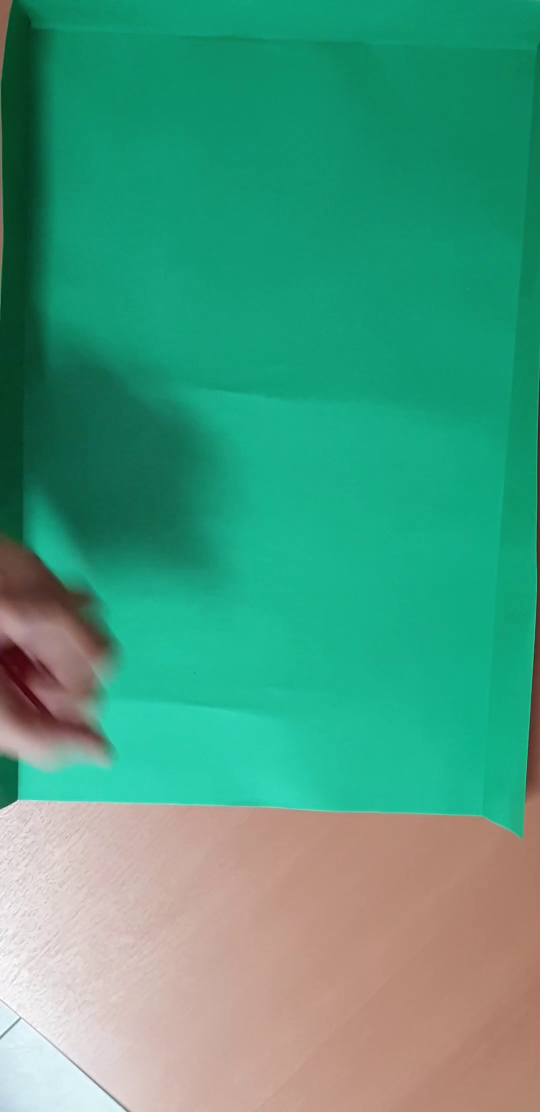
#> input picture frame 14 of TP3/videos/tirada_2.mp4, 1080 x 2224 px (shown at 1/2 size)
$ python tpt.py   (older library calls are emulated)
#> lines starting #> are read from the running program, lines starting #| are printed output that depends on the picture; after the words box and inside, x2 and y2 are one past the last pixel; in counts of white or black regions, pixels touching at a corner belong together
### TP3/customlib.py
############################################################################################
#                                                                                          #
#                              PROCESAMIENTO DE IMÁGENES 1                                 #
#                                 TRABAJO PRÁCTICO N°3                                     #
#                                                                                          #
#          GRUPO N°16: Gonzalo Asad, Sergio Castells, Agustín Alsop, Rocio Hachen          #
#                                                                                          #
#                                 Librería de Funciones                                    #
#                                                                                          #
############################################################################################

import cv2
import numpy as np
import matplotlib.pyplot as plt
import os
from collections import Counter

# ******************************************************************************************
# *                               Declaración de Funciones                                 *
# ******************************************************************************************

def roiDetect(img: np.ndarray, percent: int=5, thresh: int=100, save: bool=False) -> tuple[int, int, int, int]:

    """
    Detecta una región específica en una imagen utilizando procesamiento de color y segmentación de componentes conectados,
    y retorna un rectángulo ajustado con un margen proporcional basado en un porcentaje especificado.

    Parámetros:
        frame: Imagen de entrada en formato BGR.
        percent: Porcentaje del margen a ajustar en los bordes del rectángulo detectado.
                    Debe ser un número entero entre 1 y 25. Por defecto, es 5%.
        thresh: Valor de umbral para obtener una máscara binaria.
        save: Si se establece en 'True' guarda la imagen procesada en la carpeta `./frames`.

    Retorno:
        Coordenadas del área detectada: (x_ini, x_fin, y_ini, y_fin).

    """
    # Validación del parámetro 'img'
    if not isinstance(img, np.ndarray):
        raise ValueError("El parámetro 'img' debe ser una imagen de tipo numpy.ndarray.")

    # Validación del parámetro 'percentage'
    if not isinstance(percent, int) or not (1 <= percent <= 25):
        raise ValueError("El parámetro 'porc' debe ser un número entero entre 1 y 25.")

    # Validación del parámetro 'thresh'
    if not isinstance(thresh, int) or not (1 <= thresh <= 255):
        raise ValueError("El parámetro 'thresh' debe ser un número entero entre 1 y 255.")

    # Validación del parámetro 'save'
    if not isinstance(save, bool):
        raise ValueError("El parámetro 'save' debe ser un valor booleano (True o False).")

    # frame_test = frame.copy()

    # Conviersión de la imagen de entrada de formato BGR a LAB.
    img_test = cv2.cvtColor(img, cv2.COLOR_BGR2LAB)

    # Separación de los canales de la imagen LAB y umbralado del canal 'A'.
    L, A, B = cv2.split(img_test)

    _, thresh_img = cv2.threshold(A, thresh=thresh, maxval=255, type=cv2.THRESH_BINARY_INV)

    # Detección de componentes conectadas.
    num_labels, labels, stats, centroids = cv2.connectedComponentsWithStats(thresh_img, 8, cv2.CV_32S)

    # Calcula de los vértices de la región detectada, considerando el márgen de ajuste.
    x,y,w,h,a = stats[1]

    x_ini = round(x+(w*(percent/100)))
    y_ini = round(y+(h*(percent/100)))
    x_fin = round(x+(w*(1 - percent/100)))
    y_fin = round(y+(h*(1 - percent/100)))

    # Opcional: Se guarda la imagen procesada en la carpeta `./frames`.
    if save:
        os.makedirs("./frames", exist_ok = True)  # Si no existe, crea la carpeta 'frames' en el directorio actual.

        cv2.rectangle(img, (x_ini, y_ini), (x_fin, y_fin), (0, 255, 0), 3)

        cv2.imwrite(os.path.join("./frames", f"Area_Detectada.jpg"), img)


    return (x_ini, x_fin, y_ini, y_fin)


# ******************************************************************************************
# ******************************************************************************************


# [318 lines left out: functions centroidsDetect, motionDetector, diceValue, gameAnalyzer, setReset, insertPicture, not called in this run]

### TP3/tpt.py
############################################################################################
#                                                                                          #
#                              PROCESAMIENTO DE IMÁGENES 1                                 #
#                                 TRABAJO PRÁCTICO N°3                                     #
#                                                                                          #
#          GRUPO N°16: Gonzalo Asad, Sergio Castells, Agustín Alsop, Rocio Hachen          #
#                                                                                          #
#                               Problema 1 - Cinco dados                                   #
#                                                                                          #
############################################################################################

# Librerías
import cv2
import numpy as np
import matplotlib.pyplot as plt
from sqlalchemy import false
from customlib import *
import os

os.makedirs("./frames", exist_ok = True)  # Si no existe, crea la carpeta 'frames' en el directorio actual.

# --- Leer un video --------------------------------------------
cap = cv2.VideoCapture('./videos/tirada_2.mp4')  # Abre el archivo de video especificado ('tirada_1.mp4') para su lectura.
width = int(cap.get(cv2.CAP_PROP_FRAME_WIDTH))  # Obtiene el ancho del video en píxeles usando la propiedad CAP_PROP_FRAME_WIDTH.
height = int(cap.get(cv2.CAP_PROP_FRAME_HEIGHT))  # Obtiene la altura del video en píxeles usando la propiedad CAP_PROP_FRAME_HEIGHT.
fps = int(cap.get(cv2.CAP_PROP_FPS))  # Obtiene los cuadros por segundo (FPS) del video usando CAP_PROP_FPS.
# n_frames = int(cap.get(cv2.CAP_PROP_FRAME_COUNT)) # Obtiene el número total de frames en el video usando CAP_PROP_FRAME_COUNT.
#print(fps)
frame_number = 0
centroids_ant = [(0,0),(0,0),(0,0),(0,0),(0,0)]
while (cap.isOpened()): # Verifica si el video se abrió correctamente.

    ret, frame = cap.read() # 'ret' indica si la lectura fue exitosa (True/False) y 'frame' contiene el contenido del frame si la lectura fue exitosa.
#> frame is the input picture: shape (2224, 1080, 3); mean B, G, R 127.1, 155.3, 72.1

    if ret == True:

        frame = cv2.resize(frame, dsize=(int(width/3), int(height/3))) # Redimensiona el frame capturado.
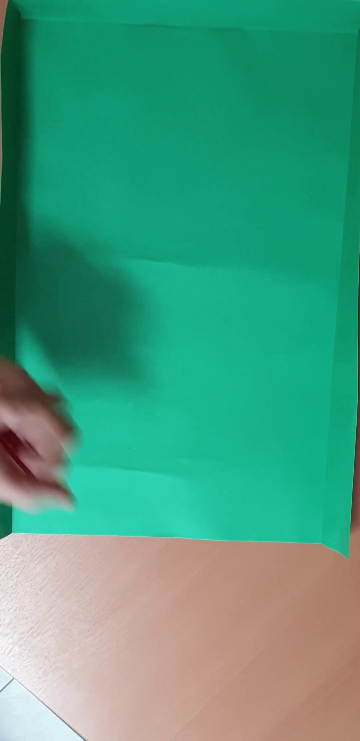
#> frame: shape (741, 360, 3); mean B, G, R 127, 155.3, 72

        # Detección de Región de Interés (paño)
        if frame_number == 0:
            x_ini, x_fin, y_ini, y_fin = roiDetect(img=frame, percent=5, thresh=110, save=True)
#> in roiDetect, `img_test = cv2.cvtColor(img, cv2.COLOR_BGR2LAB)`: img_test: shape (741, 360, 3); mean of channels 0, 1, 2 152.7, 102.1, 137.8
#> in roiDetect, `L, A, B = cv2.split(img_test)`:
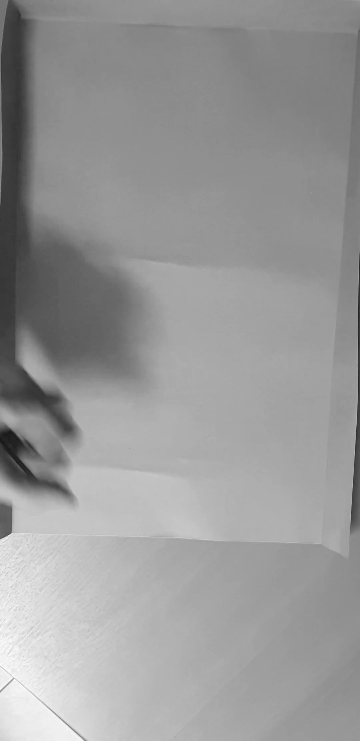
#> L: shape (741, 360); min 25, max 255, mean 152.7
#> in roiDetect, `L, A, B = cv2.split(img_test)`:
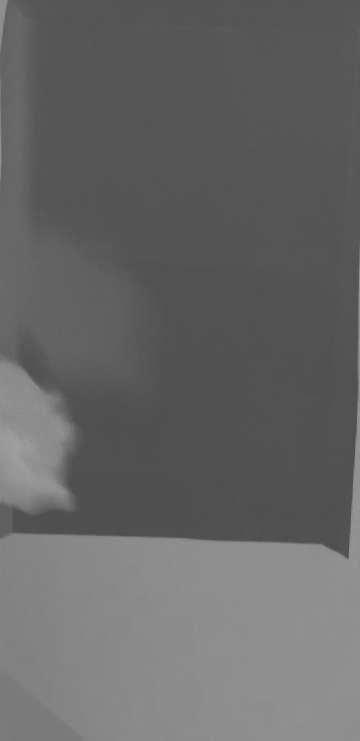
#> A: shape (741, 360); min 77, max 158, mean 102.1
#> in roiDetect, `L, A, B = cv2.split(img_test)`:
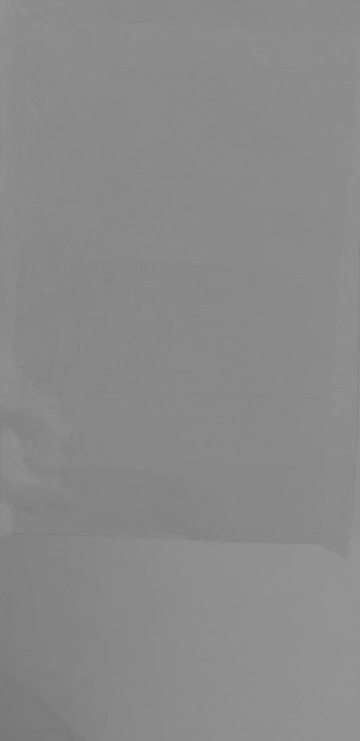
#> B: shape (741, 360); min 120, max 148, mean 137.8
#> in roiDetect, `_, thresh_img = cv2.threshold(A, thresh=thresh, maxval=255, type=cv2.T..`:
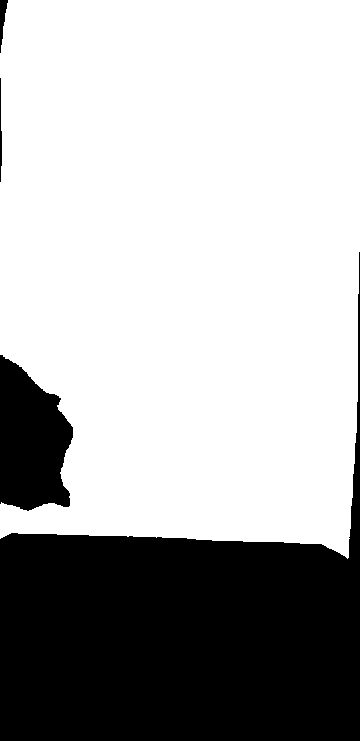
#> thresh_img: shape (741, 360); 69.1% white; 4 black regions, box (x1, y1, x2, y2) and area: (0, 252, 360, 741) 73709, (0, 355, 73, 511) 8384, (0, 0, 8, 53) 210, (0, 78, 2, 182) 139
#> in roiDetect, `num_labels, labels, stats, centroids = cv2.connectedComponentsWithStat..`: num_labels = 2; stats = [[0, 0, 360, 741, 82442], [0, 0, 360, 559, 184318]]; centroids = [[164.1, 614.5], [186.4, 260.6]]
#> in roiDetect, `x,y,w,h,a = stats[1]`: x = 0; w = 360; h = 559; a = 184318
#> in roiDetect, `x_ini = round(x+(w*(percent/100)))`: x_ini = 18
#> in roiDetect, `y_ini = round(y+(h*(percent/100)))`: y_ini = 28
#> in roiDetect, `x_fin = round(x+(w*(1 - percent/100)))`: x_fin = 342
#> in roiDetect, `y_fin = round(y+(h*(1 - percent/100)))`: y_fin = 531
#> in roiDetect, `cv2.rectangle(img, (x_ini, y_ini), (x_fin, y_fin), (0, 255, 0), 3)`:
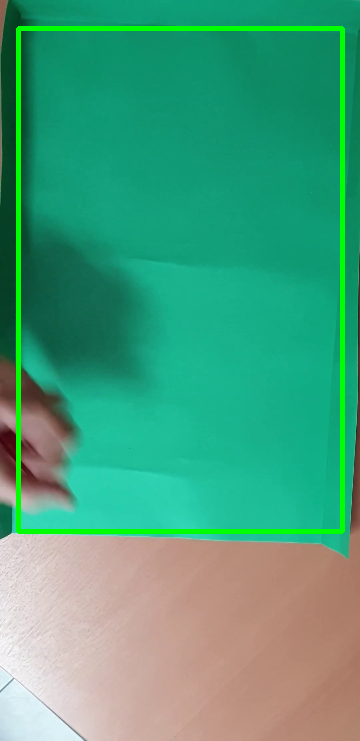
#> img: shape (741, 360, 3); 3.1% of pixels changed, all inside (x1, y1, x2, y2) = (16, 26, 345, 534)
#> x_ini = 18; x_fin = 342; y_ini = 28; y_fin = 531


        if (frame_number) > 0: # Ver de Eliminar esto
            frame_crop = frame[y_ini:y_fin, x_ini:x_fin]

            frame_crop_bgr = cv2.cvtColor(frame_crop, cv2.COLOR_BGR2LAB)

            L, A, B = cv2.split(frame_crop_bgr)

            flag, centroids, stats = centroidsDetect(img=A, th_min=95, min_area=100, max_area=900, jump=1)

            # Comparación de Centroides
            if flag:   # Se detectaron los 5 dados
                pass


            ######

            for stat in stats:
                x,y,w,h,a = stat
                if a < max_area and a > min_area:
                    if a < ((x_fin-x_ini)*(y_fin-y_ini)*0.95):
                        cv2.rectangle(frame_crop, (x, y), (x+w, y+h), (255, 0, 0), 1)

                        frame_l_crop = L[y:y+h, x:x+w]

                        _, thresh_img_l = cv2.threshold(frame_l_crop, thresh=195, maxval=255, type=cv2.THRESH_BINARY)

                        num_labels, labels, stats, centroids = cv2.connectedComponentsWithStats(thresh_img_l, 8, cv2.CV_32S)

                        font = cv2.FONT_HERSHEY_SIMPLEX

                        cv2.putText(frame_crop, f'N {num_labels-1}', (x, y-5), font, 0.3, (255, 255, 255), 1, cv2.LINE_AA)


        cv2.imshow('Frame', frame) # Muestra el frame redimensionado.

        # cv2.imwrite(os.path.join("frames", f"frame_{frame_number}.jpg"), frame) # Guarda el frame en el archivo './frames/frame_{frame_number}.jpg'.

        frame_number += 1
        if cv2.waitKey(25) & 0xFF == ord('q'): # Espera 25 milisegundos a que se presione una tecla. Si se presiona 'q' se rompe el bucle y se cierra la ventana.
#> (key q is pressed here)
            break
    else:
        break
#print(frame_number)

cap.release() # Libera el objeto 'cap', cerrando el archivo.
cv2.destroyAllWindows() # Cierra todas las ventanas abiertas.

$ run again, starting later in the video
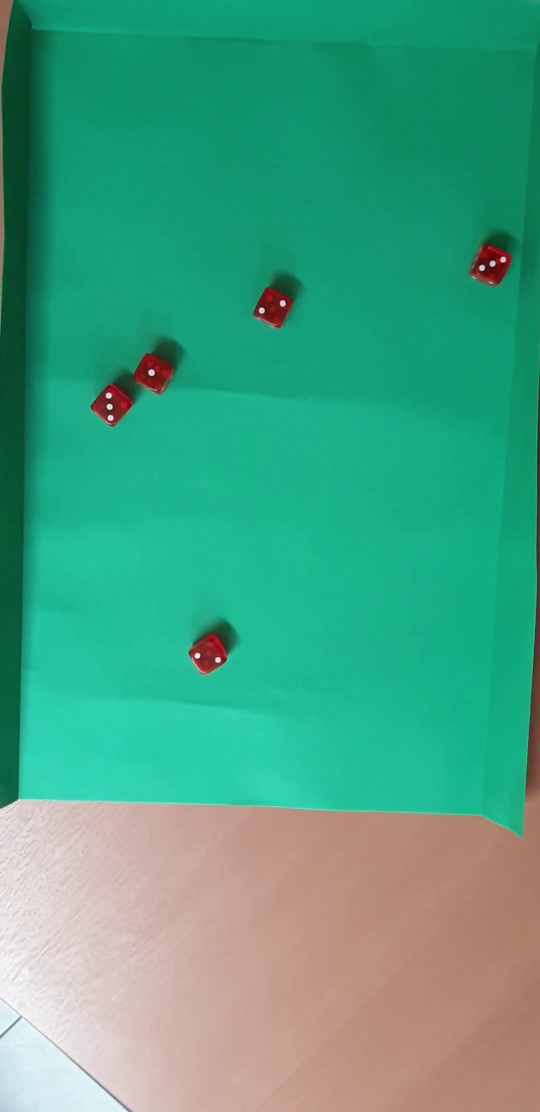
#> input picture frame 65 of TP3/videos/tirada_2.mp4, 1080 x 2224 px (shown at 1/2 size)
#> frame is the input picture: shape (2224, 1080, 3); mean B, G, R 131, 161, 71.6
#> frame: shape (741, 360, 3)
#> img_test: shape (741, 360, 3); mean of channels 0, 1, 2 157.6, 100.2, 138.3
#> in roiDetect, `_, thresh_img = cv2.threshold(A, thresh=thresh, maxval=255, type=cv2.T..`:
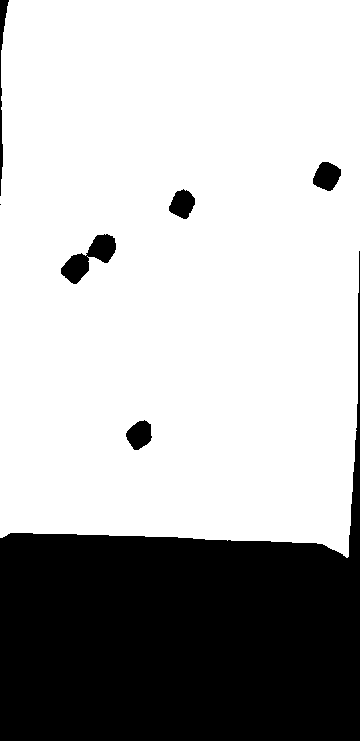
#> thresh_img: shape (741, 360); 71.1% white; 7 black regions (1 under 20 px), largest, box (x1, y1, x2, y2) and area: (0, 251, 360, 741) 73922, (61, 234, 116, 284) 1166, (313, 162, 341, 191) 577, (126, 420, 152, 450) 538, (169, 189, 195, 219) 530, (0, 0, 9, 196) 493
#> num_labels = 2; stats = [[0, 0, 360, 741, 77227], [0, 0, 360, 558, 189533]]; centroids = [[178.4, 619.3], [179.9, 268.4]]
#> x = 0; w = 360; h = 558; a = 189533
#> in roiDetect, `x_ini = round(x+(w*(percent/100)))`: x_ini = 18
#> in roiDetect, `y_ini = round(y+(h*(percent/100)))`: y_ini = 28
#> in roiDetect, `x_fin = round(x+(w*(1 - percent/100)))`: x_fin = 342
#> in roiDetect, `y_fin = round(y+(h*(1 - percent/100)))`: y_fin = 530
#> in roiDetect, `cv2.rectangle(img, (x_ini, y_ini), (x_fin, y_fin), (0, 255, 0), 3)`:
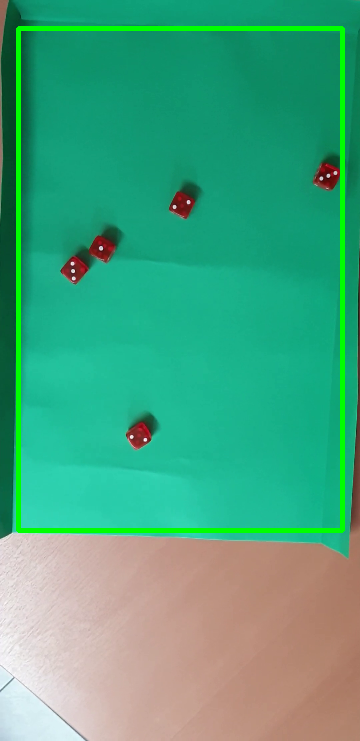
#> img: shape (741, 360, 3); mean B, G, R 127.5, 164.2, 71
#> `x_ini, x_fin, y_ini, y_fin = roiDetect(img=frame, percent=5, thresh=11..`: x_ini = 18; x_fin = 342; y_ini = 28; y_fin = 530

$ run again, starting later in the video
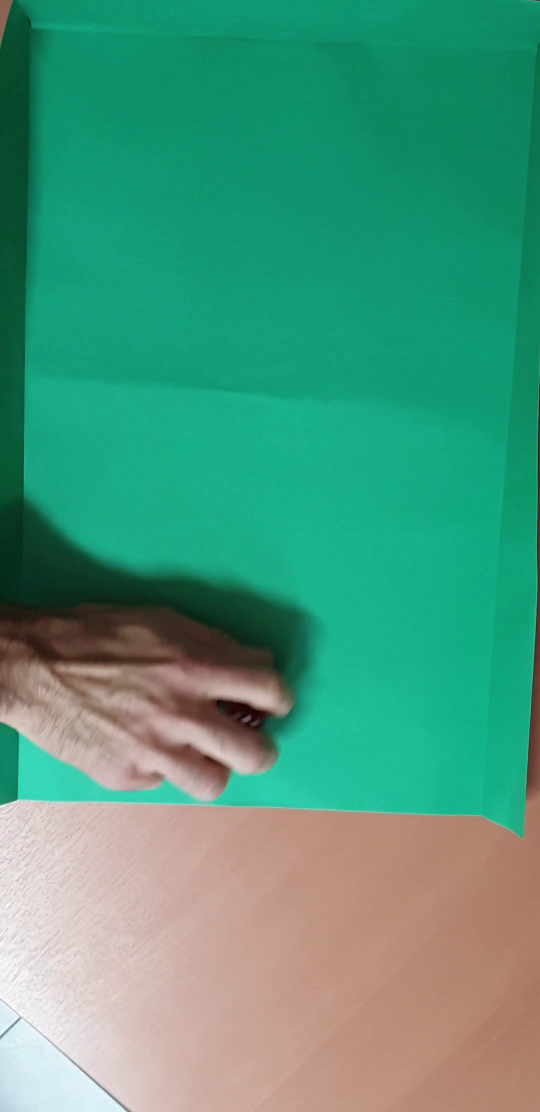
#> input picture frame 116 of TP3/videos/tirada_2.mp4, 1080 x 2224 px (shown at 1/2 size)
#> frame is the input picture: shape (2224, 1080, 3); mean B, G, R 124.4, 152.2, 76.6
#> frame: shape (741, 360, 3)
#> img_test: shape (741, 360, 3); mean of channels 0, 1, 2 150.5, 104.2, 138.3
#> thresh_img: shape (741, 360); 64.4% white; 14 black regions (11 under 20 px), largest, box (x1, y1, x2, y2) and area: (0, 257, 360, 741) 73653, (0, 374, 196, 534) 21054, (0, 0, 9, 29) 124
#> in roiDetect, `num_labels, labels, stats, centroids = cv2.connectedComponentsWithStat..`:
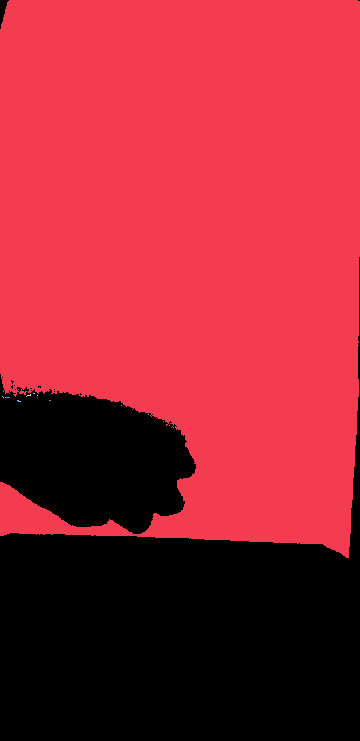
#> labels: shape (741, 360) int32; 14 distinct labels, from 0 to 13; one colour per label, 0 black
#> num_labels = 14; stats = 14 rows, first 6: [0, 0, 360, 741, 94860], [0, 0, 360, 558, 171872], [33, 393, 2, 1, 2], [26, 394, 5, 3, 6], [37, 395, 1, 1, 1], [2, 396, 2, 2, 2]; centroids = 14 rows, first 8: [159.9, 596.5], [190.4, 245], [33.5, 393], [28.33, 395], [37, 395], [2.5, 396.5], [7, 397], [37, 397]
#> x = 0; w = 360; h = 558; a = 171872
#> in roiDetect, `x_ini = round(x+(w*(percent/100)))`: x_ini = 18
#> in roiDetect, `y_ini = round(y+(h*(percent/100)))`: y_ini = 28
#> in roiDetect, `x_fin = round(x+(w*(1 - percent/100)))`: x_fin = 342
#> in roiDetect, `y_fin = round(y+(h*(1 - percent/100)))`: y_fin = 530
#> in roiDetect, `cv2.rectangle(img, (x_ini, y_ini), (x_fin, y_fin), (0, 255, 0), 3)`:
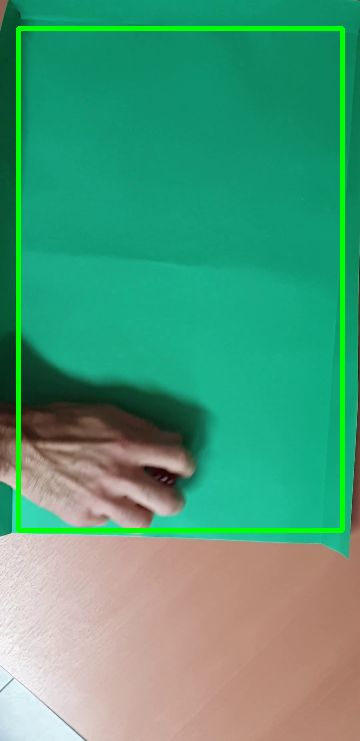
#> img: shape (741, 360, 3); mean B, G, R 120.9, 155.5, 75.7
#> `x_ini, x_fin, y_ini, y_fin = roiDetect(img=frame, percent=5, thresh=11..`: x_ini = 18; x_fin = 342; y_ini = 28; y_fin = 530
